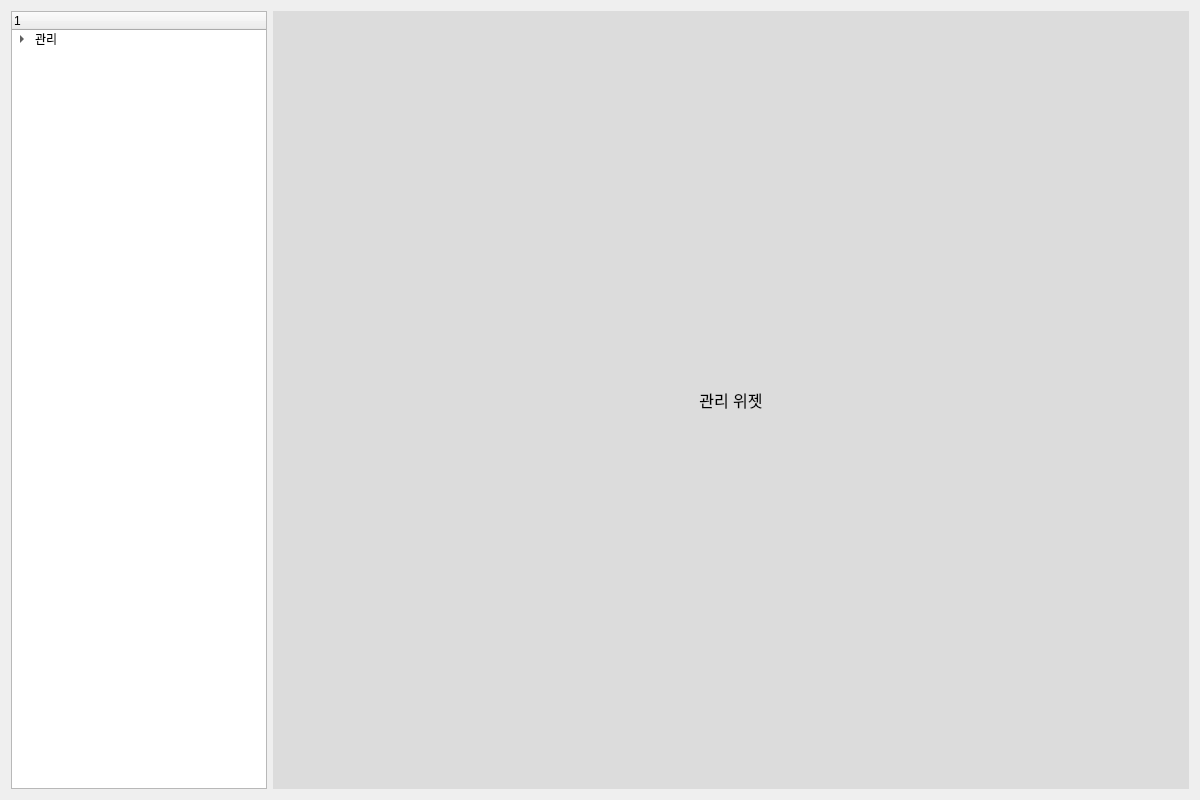
<?xml version="1.0" encoding="UTF-8"?>
<ui version="4.0">
 <class>Dialog</class>
 <widget class="QDialog" name="Dialog">
  <property name="geometry">
   <rect>
    <x>0</x>
    <y>0</y>
    <width>1200</width>
    <height>800</height>
   </rect>
  </property>
  <property name="windowTitle">
   <string>Dialog</string>
  </property>
  <layout class="QHBoxLayout" name="horizontalLayout">
   <item>
    <layout class="QHBoxLayout" name="layout_management" stretch="0,1">
     <item>
      <widget class="QTreeWidget" name="tree_widget_management_side_bar">
       <property name="sizePolicy">
        <sizepolicy hsizetype="Preferred" vsizetype="Preferred">
         <horstretch>0</horstretch>
         <verstretch>0</verstretch>
        </sizepolicy>
       </property>
       <column>
        <property name="text">
         <string/>
        </property>
       </column>
       <item>
        <property name="text">
         <string>관리</string>
        </property>
        <item>
         <property name="text">
          <string>CCTV</string>
         </property>
        </item>
        <item>
         <property name="text">
          <string>불안전 상황 감지</string>
         </property>
         <item>
          <property name="text">
           <string>이벤트</string>
          </property>
         </item>
         <item>
          <property name="text">
           <string>모델 등록 및 학습</string>
          </property>
         </item>
        </item>
       </item>
      </widget>
     </item>
     <item>
      <widget class="QLabel" name="label_management_widget">
       <property name="font">
        <font>
         <pointsize>12</pointsize>
        </font>
       </property>
       <property name="styleSheet">
        <string notr="true">background-color: rgb(220, 220, 220);</string>
       </property>
       <property name="text">
        <string>관리 위젯</string>
       </property>
       <property name="alignment">
        <set>Qt::AlignmentFlag::AlignCenter</set>
       </property>
      </widget>
     </item>
    </layout>
   </item>
  </layout>
 </widget>
 <resources/>
 <connections/>
</ui>
